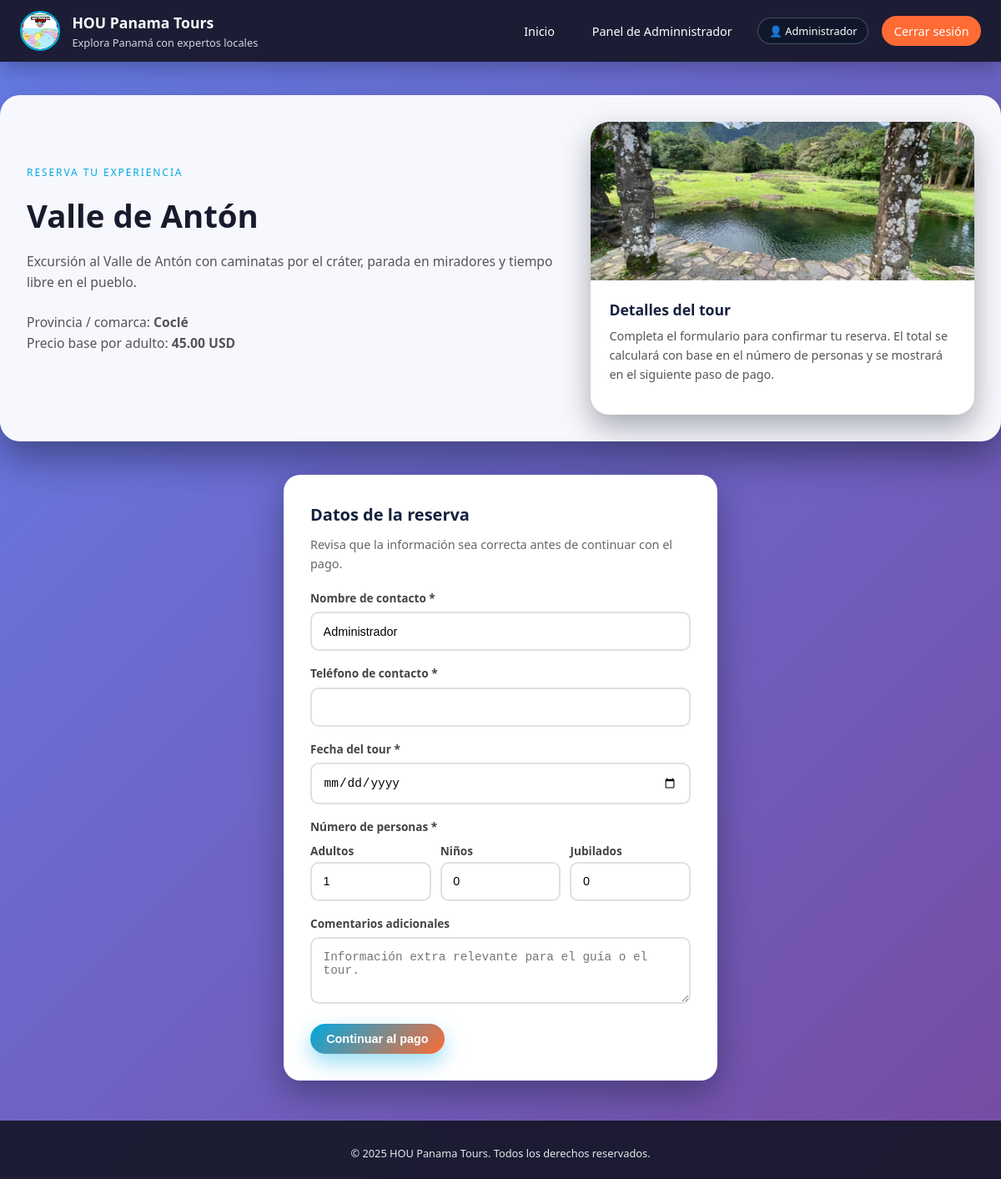
The app's page /reserva.php?destino_id=4 (signed in) with its own data.
### tables this page shows
CREATE TABLE usuarios (
  id INT AUTO_INCREMENT PRIMARY KEY,
  nombre VARCHAR(100) NOT NULL,
  email VARCHAR(120) NOT NULL UNIQUE,
  password_hash VARCHAR(255) NOT NULL,
  rol ENUM('usuario','admin') NOT NULL DEFAULT 'usuario',
  activo TINYINT(1) NOT NULL DEFAULT 1,
  creado_en DATETIME NOT NULL DEFAULT CURRENT_TIMESTAMP
);

CREATE TABLE destinos (
  id INT AUTO_INCREMENT PRIMARY KEY,
  codigo VARCHAR(20) NOT NULL UNIQUE,
  nombre VARCHAR(150) NOT NULL,
  provincia VARCHAR(80) NOT NULL,
  descripcion_corta VARCHAR(255) NOT NULL,
  descripcion_larga TEXT NOT NULL,
  precio_base DECIMAL(10,2) NOT NULL,
  imagen VARCHAR(255) NOT NULL,
  activo TINYINT(1) NOT NULL DEFAULT 1
);

### reserva.php (the view, shortened to what this page needs)
<?php
require_once 'config.php';
$stmt = $pdo->prepare("SELECT id, nombre, email, rol FROM usuarios WHERE id = ?");
$stmt->execute([$_SESSION['user_id']]);
$usuario = $stmt->fetch(PDO::FETCH_ASSOC);
$destino_id = isset($_GET['destino_id']) ? (int)$_GET['destino_id'] : 0;
$stmt = $pdo->prepare("
    SELECT id, nombre, provincia, descripcion_larga, precio_base, imagen
    FROM destinos
    WHERE id = ? AND activo = 1
");
$stmt->execute([$destino_id]);
$destino = $stmt->fetch(PDO::FETCH_ASSOC);
?>
<!DOCTYPE html>
<html lang="es">
<head>
    <link rel="stylesheet" href="css/style.css">
</head>
<body>
<header class="header">
    <div class="header-inner">
        <div class="brand" onclick="window.location.href='index.php'" style="cursor:pointer;">
            <div class="brand-logo">
                <img src="Imagenes/empresas_hou.jpg"
                alt="HOU Panama Tours"
                style="width:100%;height:100%;object-fit:cover;border-radius:50%;">
            </div>
            <div>
                <div class="brand-title">HOU Panama Tours</div>
                <div class="brand-subtitle">Explora Panamá con expertos locales</div>
            </div>
        </div>
        <nav class="nav">
            <a href="index.php">Inicio</a>
            <?php if ($usuario): ?>
                <?php if (($usuario['rol'] ?? 'usuario') === 'admin'): ?>
                    <a href="admin.php">Panel de Adminnistrador</a>
                <?php endif; ?>
                <span class="user-pill">👤 <?php echo htmlspecialchars($usuario['nombre']); ?></span>
                <a href="index.php?logout=1" class="nav-cta">Cerrar sesión</a>
            <?php else: ?>
            <a href="login.php" class="nav-cta">Iniciar sesión</a>
            <?php endif; ?>
        </nav>
    </div>
</header>
<section class="hero">
    <div class="hero-grid">
        <div>
            <p class="hero-kicker">Reserva tu experiencia</p>
            <h1 class="hero-title"><?php echo htmlspecialchars($destino['nombre']); ?></h1>
            <p class="hero-subtitle">
                <?php echo htmlspecialchars($destino['descripcion_larga']); ?>
            </p>
            <p class="hero-subtitle">
                Provincia / comarca: <strong><?php echo htmlspecialchars($destino['provincia']); ?></strong><br>
                Precio base por adulto: <strong><?php echo number_format($destino['precio_base'], 2); ?> USD</strong>
            </p>
        </div>
        <div class="card">
            <?php if (!empty($destino['imagen'])): ?>
                <div class="card-image">
                    <img src="<?php echo htmlspecialchars($destino['imagen']); ?>"
                         alt="<?php echo htmlspecialchars($destino['nombre']); ?>">
                </div>
            <?php endif; ?>
            <div class="card-content">
                <h3 class="card-title">Detalles del tour</h3>
                <p class="card-description">
                    Completa el formulario para confirmar tu reserva. El total se calculará con base en el número
                    de personas y se mostrará en el siguiente paso de pago.
                </p>
            </div>
        </div>
    </div>
</section>
<section class="section">
    <div class="form-card">
        <h2 class="form-title">Datos de la reserva</h2>
        <p class="form-subtitle">
            Revisa que la información sea correcta antes de continuar con el pago.
        </p>
        <form method="post" class="form-grid">
            <div class="form-field">
                <label class="form-label" for="nombre_contacto">Nombre de contacto *</label>
                <input
                    type="text"
                    id="nombre_contacto"
                    name="nombre_contacto"
                    class="form-input"
                    required
                    value="<?php echo htmlspecialchars($_POST['nombre_contacto'] ?? $usuario['nombre']); ?>"
                >
            </div>
            <div class="form-field">
                <label class="form-label" for="telefono_contacto">Teléfono de contacto *</label>
                <input
                    type="text"
                    id="telefono_contacto"
                    name="telefono_contacto"
                    class="form-input"
                    required
                    value="<?php echo htmlspecialchars($_POST['telefono_contacto'] ?? ''); ?>"
                >
            </div>
            <div class="form-field">
                <label class="form-label" for="fecha_tour">Fecha del tour *</label>
                <input
                    type="date"
                    id="fecha_tour"
                    name="fecha_tour"
                    class="form-input"
                    required
                    value="<?php echo htmlspecialchars($_POST['fecha_tour'] ?? ''); ?>"
                >
            </div>
            <div class="form-field">
                <label class="form-label">Número de personas *</label>
                <div style="display:grid;grid-template-columns:repeat(auto-fit,minmax(120px,1fr));gap:0.7rem;">
                    <div>
                        <label class="form-label" for="adultos">Adultos</label>
                        <input
                            type="number"
                            id="adultos"
                            name="adultos"
                            class="form-input"
                            min="0"
                            value="<?php echo htmlspecialchars($_POST['adultos'] ?? '1'); ?>"
                        >
                    </div>
                    <div>
                        <label class="form-label" for="ninos">Niños</label>
                        <input
                            type="number"
                            id="ninos"
                            name="ninos"
                            class="form-input"
                            min="0"
                            value="<?php echo htmlspecialchars($_POST['ninos'] ?? '0'); ?>"
                        >
                    </div>
                    <div>
                        <label class="form-label" for="jubilados">Jubilados</label>
                        <input
                            type="number"
                            id="jubilados"
                            name="jubilados"
                            class="form-input"
                            min="0"
                            value="<?php echo htmlspecialchars($_POST['jubilados'] ?? '0'); ?>"
                        >
                    </div>
                </div>
            </div>
            <div class="form-field">
                <label class="form-label" for="comentarios">Comentarios adicionales</label>
                <textarea
                    id="comentarios"
                    name="comentarios"
                    rows="3"
                    placeholder="Información extra relevante para el guía o el tour."
                ><?php echo htmlspecialchars($_POST['comentarios'] ?? ''); ?></textarea>
            </div>
            <div class="auth-actions">
                <button type="submit" class="btn btn-primary">
                    Continuar al pago
                </button>
            </div>
        </form>
    </div>
</section>
<footer class="footer">
    <p>© <?php echo date('Y'); ?> HOU Panama Tours. Todos los derechos reservados.</p>
</footer>
</body>
</html>

### style.css (style rules this page uses)
* { box-sizing: border-box; margin: 0; padding: 0; }
:root { --primary: #00A9E0; --secondary: #FF6B35; --dark: #1a1a2e; --light: #f8f9fa; --accent: #16213e; }
body { font-family: 'Segoe UI', Tahoma, Geneva, Verdana, sans-serif; background: linear-gradient(135deg, #667eea 0%, #764ba2 100%); color: #222; line-height: 1.6; }
a { color: inherit; text-decoration: none; }
img { max-width: 100%; display: block; }
.header { background: rgba(26, 26, 46, 0.96); color: #fff; position: sticky; top: 0; z-index: 50; box-shadow: 0 10px 25px rgba(0, 0, 0, 0.25); }
.header-inner { max-width: 1200px; margin: 0 auto; padding: 0.8rem 1.5rem; display: flex; align-items: center; justify-content: space-between; gap: 1rem; }
.brand { display: flex; align-items: center; gap: 0.9rem; }
.brand-logo { width: 48px; height: 48px; border-radius: 50%; overflow: hidden; border: 2px solid var(--primary); }
.brand-title { font-weight: 700; font-size: 1.1rem; }
.brand-subtitle { font-size: 0.8rem; color: #d1d5db; }
.nav { display: flex; align-items: center; gap: 1rem; }
.nav a { font-size: 0.9rem; padding: 0.4rem 0.9rem; border-radius: 999px; position: relative; }
.nav a::after { content: ""; position: absolute; bottom: -5px; left: 0; width: 0; height: 2px; background: var(--primary); transition: width 0.25s; }
.nav-cta { background: var(--secondary); color: #fff; border-radius: 25px; }
.user-pill { font-size: 0.8rem; padding: 0.3rem 0.8rem; border-radius: 999px; background: rgba(15, 23, 42, 0.8); border: 1px solid rgba(148, 163, 184, 0.4); display: inline-flex; align-items: center; gap: 0.4rem; }
.hero { max-width: 1200px; margin: 2.5rem auto; padding: 2rem; background: rgba(255, 255, 255, 0.95); border-radius: 24px; box-shadow: 0 20px 45px rgba(15, 23, 42, 0.45); }
.hero-grid { display: grid; grid-template-columns: minmax(0, 1.4fr) minmax(0, 1fr); gap: 2rem; align-items: center; }
.hero-kicker { text-transform: uppercase; letter-spacing: 0.16em; font-size: 0.75rem; color: var(--primary); margin-bottom: 0.75rem; }
.hero-title { font-size: clamp(2.1rem, 3.2vw, 2.6rem); font-weight: 700; color: var(--dark); margin-bottom: 0.75rem; }
.hero-subtitle { font-size: 0.98rem; color: #555; margin-bottom: 1.4rem; }
.btn { display: inline-flex; align-items: center; justify-content: center; padding: 0.65rem 1.2rem; border-radius: 999px; border: none; cursor: pointer; font-size: 0.9rem; font-weight: 600; transition: transform 0.2s, box-shadow 0.2s, opacity 0.2s; }
.btn-primary { background: linear-gradient(135deg, var(--primary), var(--secondary)); color: white; box-shadow: 0 10px 25px rgba(0, 169, 224, 0.4); }
.section { margin: 2.5rem auto; max-width: 1200px; }
.card { background: white; border-radius: 22px; overflow: hidden; box-shadow: 0 15px 35px rgba(15, 23, 42, 0.35); display: flex; flex-direction: column; }
.card-image { height: 190px; overflow: hidden; }
.card-image img { width: 100%; height: 100%; object-fit: cover; transform: scale(1.02); transition: transform 0.4s; }
.card-content { padding: 1.3rem 1.4rem 1.4rem; }
.card-title { font-size: 1.1rem; font-weight: 700; margin-bottom: 0.35rem; color: var(--accent); }
.card-description { font-size: 0.9rem; color: #555; margin-bottom: 0.9rem; }
.form-card { max-width: 520px; margin: 2.5rem auto; background: white; border-radius: 20px; padding: 2rem; box-shadow: 0 15px 40px rgba(15, 23, 42, 0.4); }
.form-title { font-size: 1.25rem; font-weight: 700; margin-bottom: 0.5rem; color: var(--accent); }
.form-subtitle { font-size: 0.9rem; color: #666; margin-bottom: 1.2rem; }
.form-grid { display: grid; gap: 1rem; }
.form-field { display: flex; flex-direction: column; gap: 0.35rem; }
.form-label { font-size: 0.85rem; color: #444; font-weight: 600; }
.form-input, .form-select, textarea { width: 100%; padding: 0.85rem; border-radius: 10px; border: 2px solid #e0e0e0; font-size: 0.9rem; }
.footer { margin-top: 3rem; padding: 1.8rem 1rem 1.3rem; font-size: 0.8rem; color: #e5e7eb; text-align: center; background: rgba(26, 26, 46, 0.96); }
.auth-actions { margin-top: 0.5rem; }

### records on screen
usuarios: nombre "Administrador", nombre_contacto "Administrador"
destinos: nombre "Valle de Antón", descripcion_larga "Excursión al Valle de Antón con caminatas por el cráter, parada en miradores y tiempo libre en el pueblo.", provincia "Coclé", precio_base "45.00", imagen (picture)
